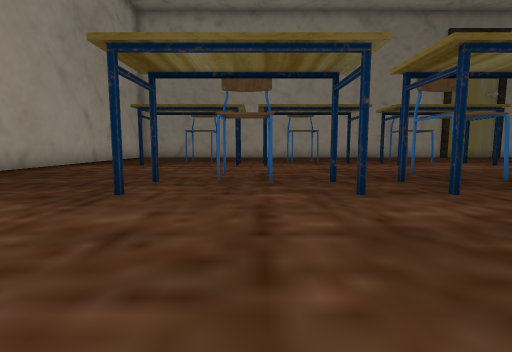
view 1 (above)

17 first-person views from a walk through a 3-D level made in the Unity game engine. The camera is 1.2 m above the floor, tilts 6° down and sees 85° across. The floor is counted in squares, 2 m on a side. Each view is taken from the middle of a square. On the plan, view 1 faces up. The plan holds only what a view shows up to about 9 squares ahead; the rest is blank.

view 2
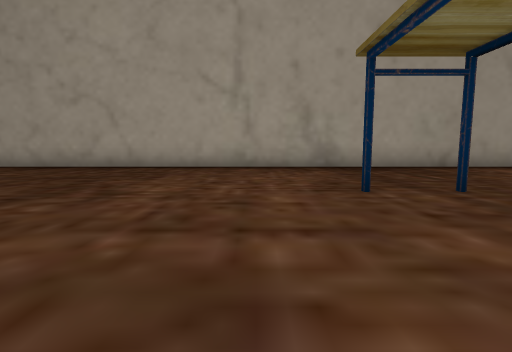

view 3
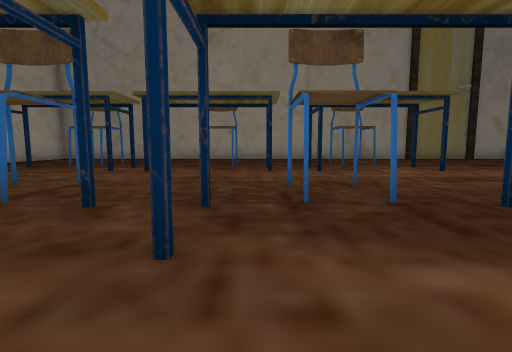

view 4
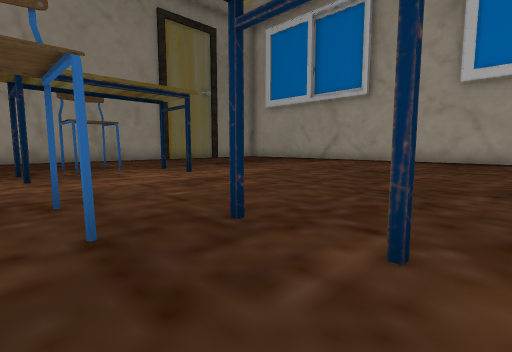

view 5
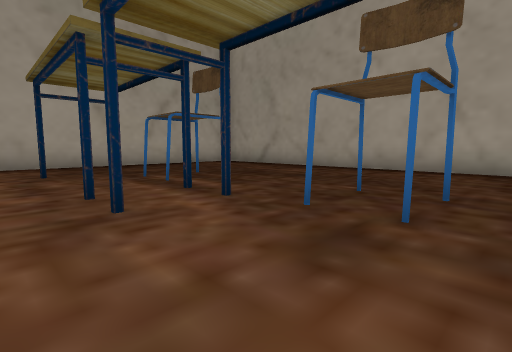

view 6
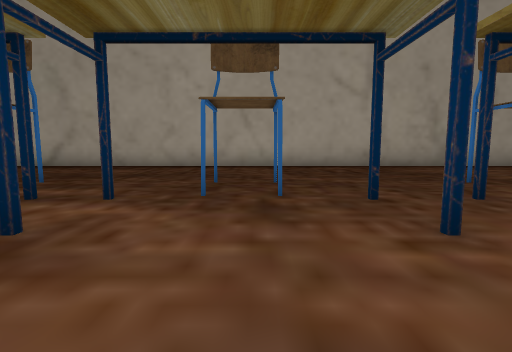

view 7
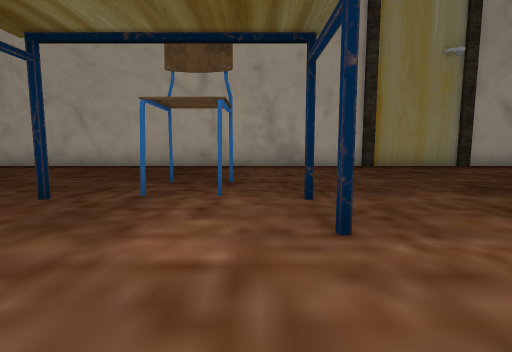

view 8
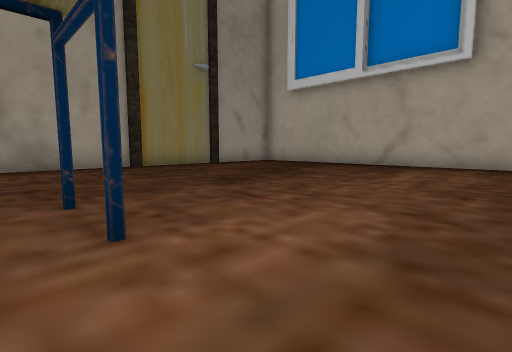

view 9
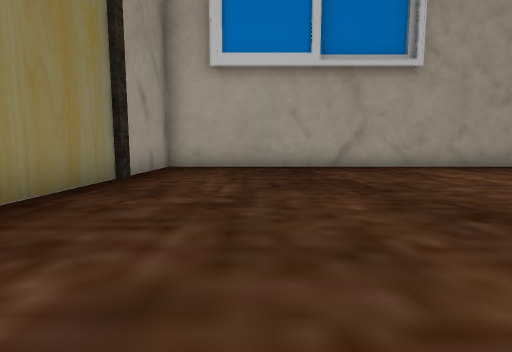

view 10
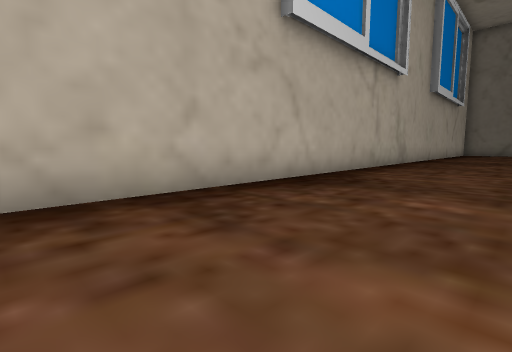

view 11
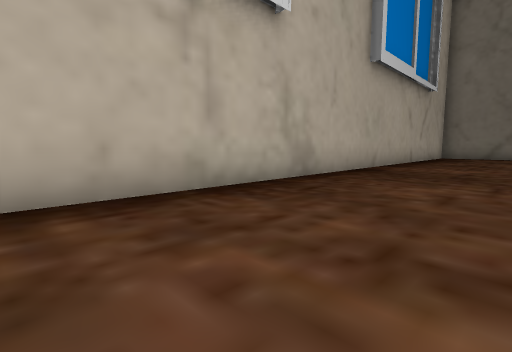

view 12
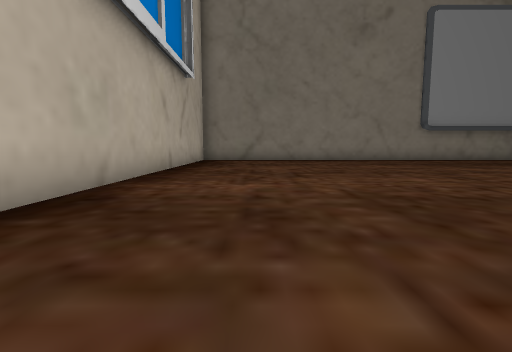

view 13
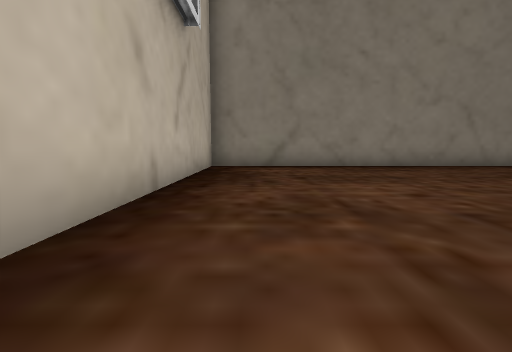

view 14
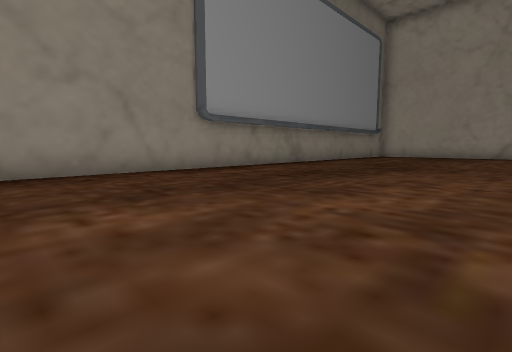

view 15
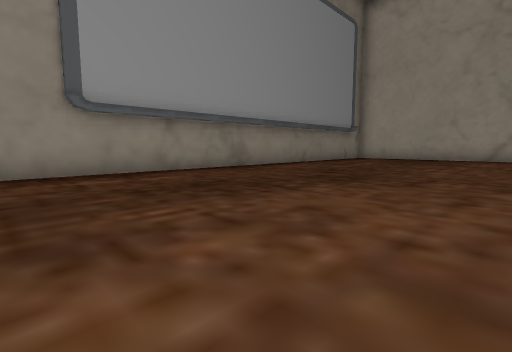

view 16
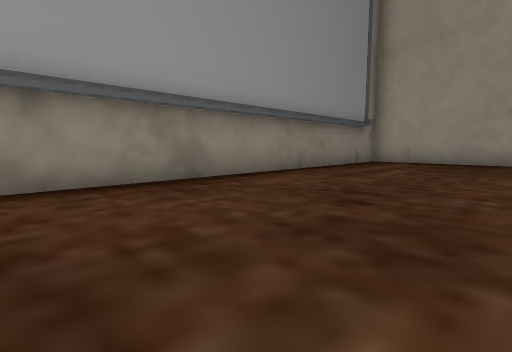

view 17
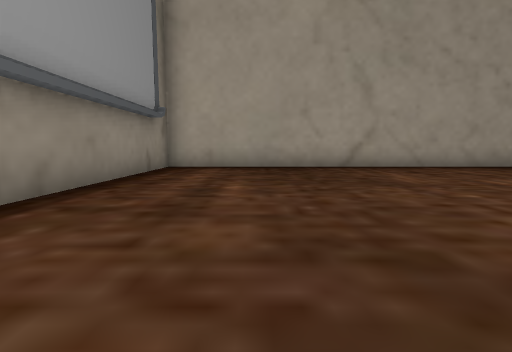

### Floor plan
Key: @ floor where view 1 was taken; # wall or solid block; . floor; C chair.
Columns run from 7 left of view 1 to 17 right of it. Each row starts with its distance up from view 1.
 16   #######################
 15    .....................#
 14    .....................#
 13    .....................#
 12   ......................#
 11 #.......................#
 10 #....C##C....CC.........#
  9 #.....##................#
  8 #.......................#
  7 #.......................#
  6 #.......................#
  5 #....#.C...C.#..........#
  4 #.......................#
  3 #....#.......#..........#
  2 #..........         ....#
  1 #........           ....#
  0 #......@            ....#
 -1 #......             ....#
 -2 #.....              ....#
 -3 #....              .....#
 -4 #...              ......#
 -5 #...             .......#
 -6 #....           ........#
 -7 #.......................#
 -8 #.......................#
 -9 #.......................#
-10 #.......................#
-11 #.......................#
-12 #.......................#
-13 #.......................#
-14 #########################

Where each view was taken, in squares from view 1:
view 1: 0 up, 0 right, facing up
view 2: 2 up, 2 right, facing left
view 3: 2 up, 3 right, facing up
view 4: 3 up, 4 right, facing up-right
view 5: 8 up, 3 right, facing up-left
view 6: 7 up, 2 right, facing up
view 7: 7 up, 7 right, facing up
view 8: 7 up, 7 right, facing up-right
view 9: 13 up, 8 right, facing right
view 10: 9 up, 13 right, facing down-right
view 11: 3 up, 13 right, facing down-right
view 12: 1 down, 14 right, facing down
view 13: 5 down, 15 right, facing down
view 14: 7 down, 11 right, facing down-left
view 15: 7 down, 8 right, facing down-left
view 16: 9 down, 5 right, facing down-left
view 17: 11 down, 2 right, facing left
